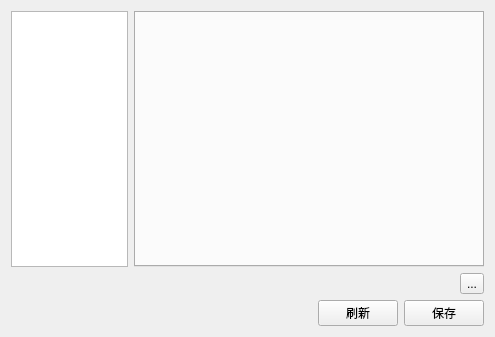
<?xml version="1.0" encoding="UTF-8"?>
<ui version="4.0">
 <class>xQueryJsonGui</class>
 <widget class="QWidget" name="xQueryJsonGui">
  <property name="geometry">
   <rect>
    <x>0</x>
    <y>0</y>
    <width>495</width>
    <height>337</height>
   </rect>
  </property>
  <property name="windowTitle">
   <string>xDomWidget</string>
  </property>
  <layout class="QVBoxLayout" name="verticalLayout">
   <item>
    <layout class="QHBoxLayout" name="horizontalLayout_2" stretch="1,3">
     <item>
      <widget class="QListWidget" name="listWidget">
       <property name="batchSize">
        <number>100</number>
       </property>
      </widget>
     </item>
     <item>
      <widget class="QTabWidget" name="tabWidget">
       <property name="sizePolicy">
        <sizepolicy hsizetype="Expanding" vsizetype="Expanding">
         <horstretch>0</horstretch>
         <verstretch>0</verstretch>
        </sizepolicy>
       </property>
       <property name="tabShape">
        <enum>QTabWidget::Rounded</enum>
       </property>
      </widget>
     </item>
    </layout>
   </item>
   <item>
    <layout class="QHBoxLayout" name="horizontalLayout">
     <item>
      <widget class="QLabel" name="label">
       <property name="text">
        <string/>
       </property>
      </widget>
     </item>
     <item>
      <widget class="QToolButton" name="toolButton">
       <property name="text">
        <string>...</string>
       </property>
      </widget>
     </item>
    </layout>
   </item>
   <item>
    <layout class="QHBoxLayout" name="horizontalLayout_3">
     <item>
      <spacer name="horizontalSpacer">
       <property name="orientation">
        <enum>Qt::Horizontal</enum>
       </property>
       <property name="sizeHint" stdset="0">
        <size>
         <width>40</width>
         <height>20</height>
        </size>
       </property>
      </spacer>
     </item>
     <item>
      <widget class="QPushButton" name="pushButton_refresh">
       <property name="text">
        <string>刷新</string>
       </property>
      </widget>
     </item>
     <item>
      <widget class="QPushButton" name="pushButton_save">
       <property name="text">
        <string>保存</string>
       </property>
      </widget>
     </item>
    </layout>
   </item>
  </layout>
 </widget>
 <layoutdefault spacing="6" margin="11"/>
 <resources/>
 <connections/>
</ui>
